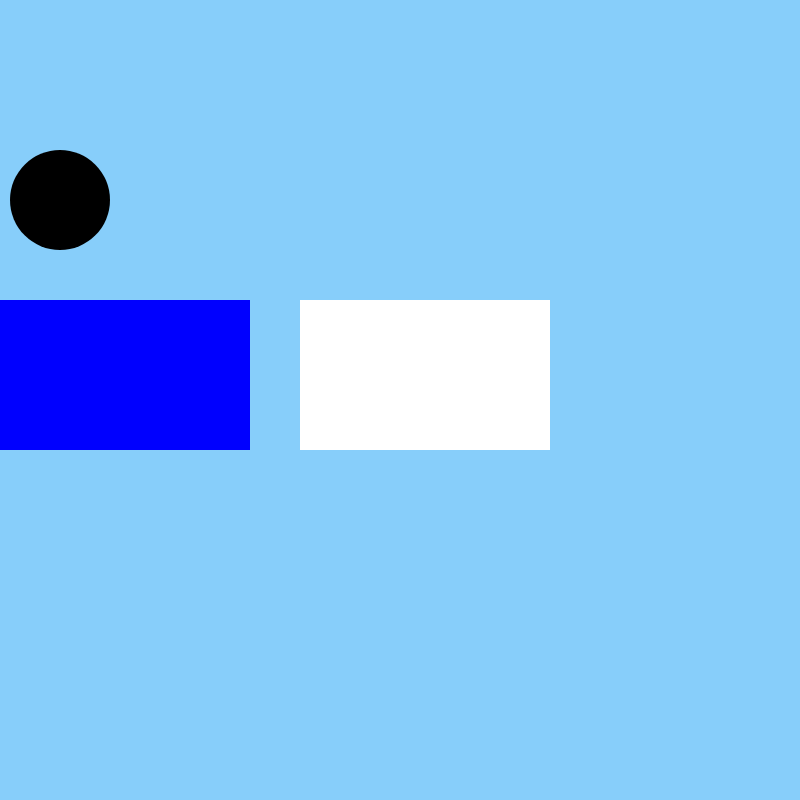
Frame 1 (no input)
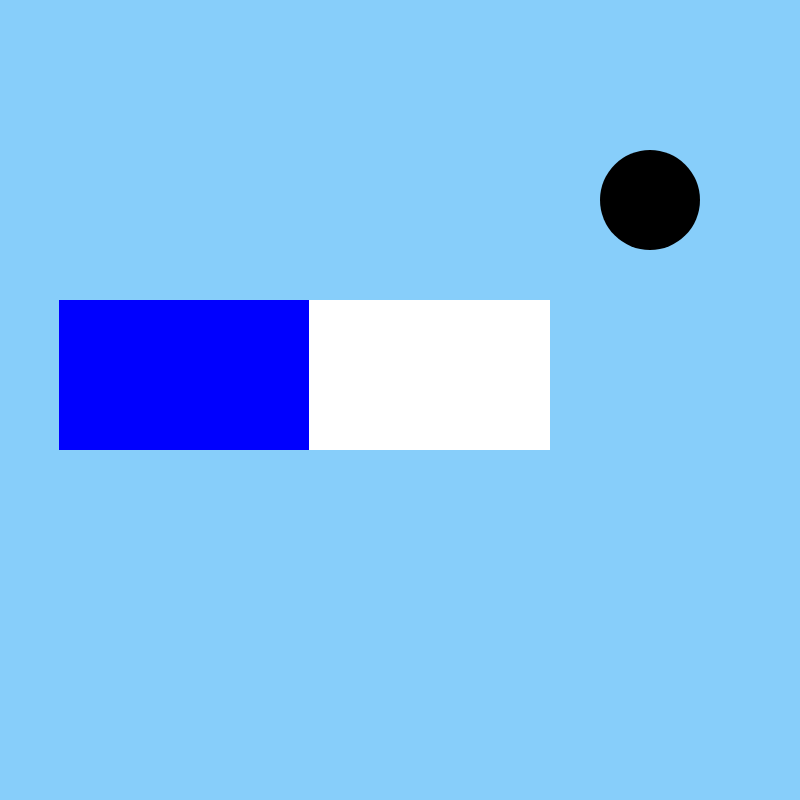
Frame 60 (no input)
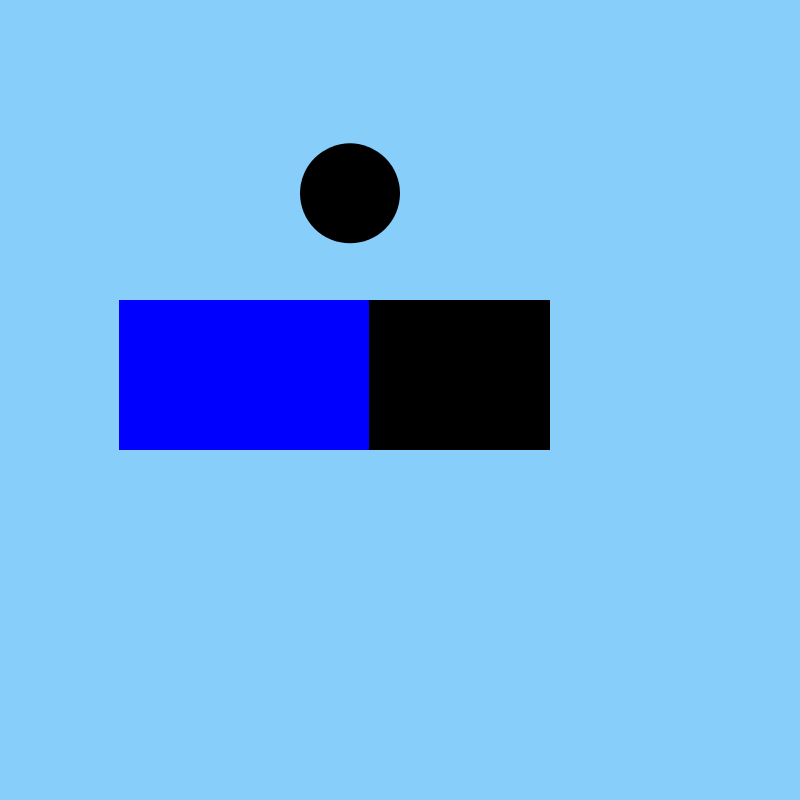
Frame 120 (the mouse pressed at the canvas centre since frame 60)

The p5.js sketch that drew these frames (run headless with seeded random() and noise() and a simulated clock; from frame 60 on, the mouse is pressed at the canvas centre):

// p5.js sketch
// ── sketch.js
// homework 4.2

// conditional statement hw
var rectMove=0;
var ellPosX = 50;
var speed = 10;
var ellPosY= 200;
function setup() {
  createCanvas(800,800);
}

function draw() {
  background(135,206,250);
  // moving retcangle fom left to right
  fill(0,0,255);
  noStroke();

  push();
  if (mouseY>=300) {
    fill(0);
  } else {
    fill(255);
  }
  rect(300,300,250,150);
  pop();

  rect(rectMove,300,250,150);
  rectMove++;

  // button which changes from black to white

  //Example from Daniel Shiffman and still so confused on bouncing ball

  noStroke();
  fill(0);
  ellPosX=ellPosX+speed;
  // ellipse(300,200,100,100);
  if (ellPosX>=width || ellPosX<=0) {
    speed=speed * (-1);
  }

  ellipse(ellPosX,ellPosY,100,100);

  if (mouseIsPressed) {
    ellPosY=ellPosY+random(-10,10);
    if (ellPosY>=height || ellPosY<=0) {
      ellPosY=height*0.5;

    }


  }
}
